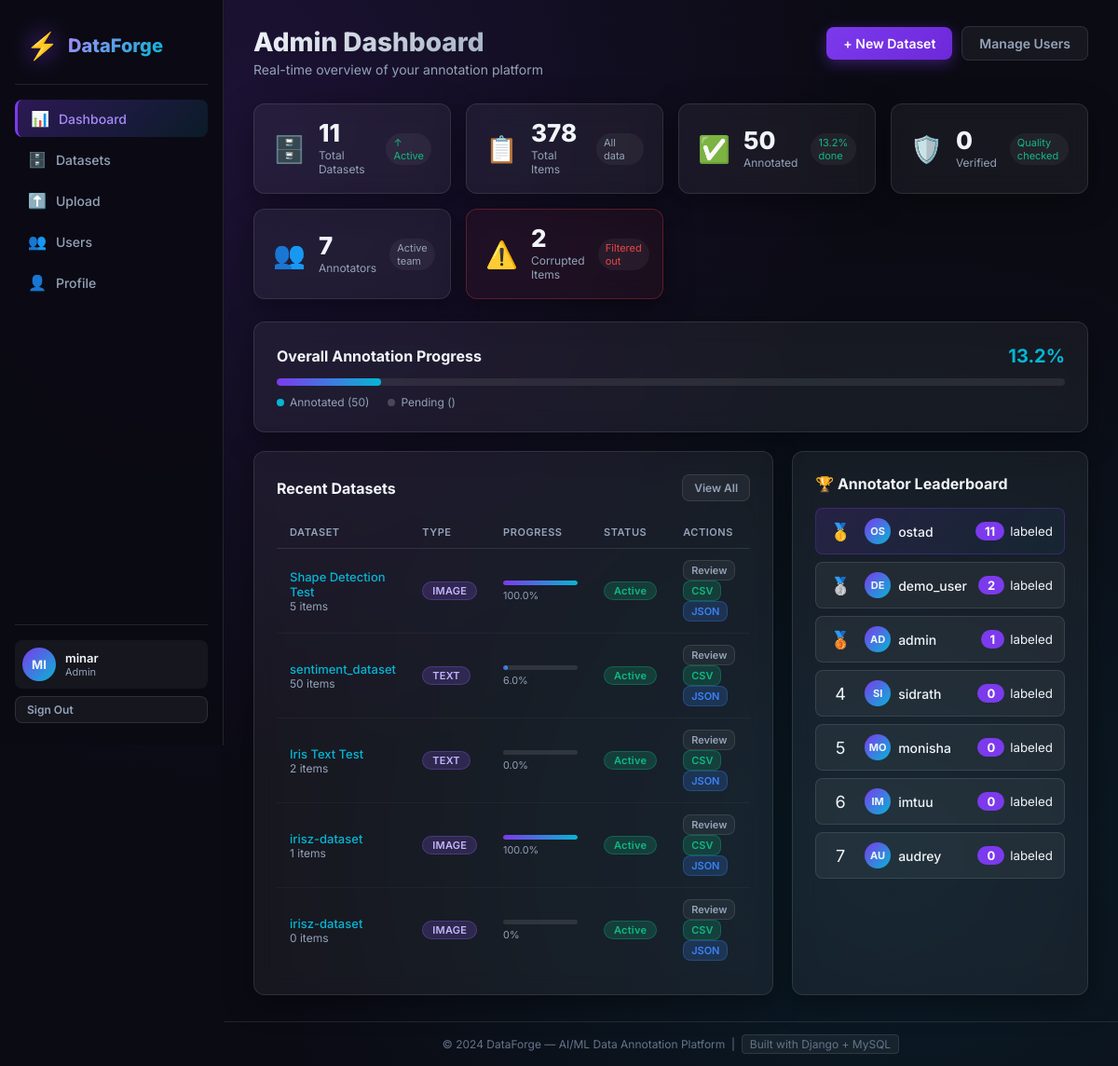
The app's page /dashboard/ (signed in) with its own data.
### apps/accounts/models.py (models this page shows, shortened)
class CustomUser(AbstractUser):
    ROLE_CHOICES = [
        ('admin', 'Admin'),
        ('annotator', 'Annotator'),
    ]
    role = models.CharField(max_length=20, choices=ROLE_CHOICES, default='annotator')
    bio = models.TextField(blank=True, null=True)
    avatar = models.ImageField(upload_to='avatars/', blank=True, null=True)
    is_active = models.BooleanField(default=True)
    def is_admin(self):
        return self.role == 'admin'

### apps/datasets/models.py (models this page shows, shortened)
class Dataset(models.Model):
    STATUS_CHOICES = [
        ('active', 'Active'),
        ('archived', 'Archived'),
        ('completed', 'Completed'),
    ]
    FILE_TYPE_CHOICES = [
        ('image', 'Image'),
        ('text', 'Text'),
    ]
    TASK_CHOICES = [
        ('classification', 'Classification'),
        ('object_detection', 'Object Detection'),
    ]
    name = models.CharField(max_length=255)
    description = models.TextField(blank=True)
    label_classes = models.JSONField(default=list, help_text='List of label class names e.g. ["cat","dog"]')
    file_type = models.CharField(max_length=20, choices=FILE_TYPE_CHOICES, default='image')
    annotation_task = models.CharField(max_length=30, choices=TASK_CHOICES, default='classification')
    uploaded_by = models.ForeignKey(
        settings.AUTH_USER_MODEL,
        on_delete=models.SET_NULL,
        null=True,
        related_name='datasets'
    )
    status = models.CharField(max_length=20, choices=STATUS_CHOICES, default='active')
    created_at = models.DateTimeField(auto_now_add=True)
    updated_at = models.DateTimeField(auto_now=True)
    class Meta:
        ordering = ['-created_at']
    def total_items(self):
        return self.items.count()
    def completed_items(self):
        return self.items.filter(status='done').count()
    def progress_percent(self):
        total = self.total_items()
        if total == 0:
            return 0
        return round((self.completed_items() / total) * 100, 1)

### apps/dashboard/views.py (the view)
# urls.py: path('', views.home, name='home'),
@login_required
def home(request):
    if request.user.is_admin():
        return admin_dashboard(request)
    return annotator_dashboard(request)

### templates/dashboard/admin_dashboard.html (shortened to what this page needs)
{% extends 'base.html' %}
{% block nav_dashboard %}active{% endblock %}
{% block content %}
<div class="page-header">
  <div class="page-header-content">
    <h1 class="page-title">Admin Dashboard</h1>
    <p class="page-subtitle">Real-time overview of your annotation platform</p>
  </div>
  <div class="page-actions">
    <a href="{% url 'datasets:upload' %}" class="btn btn-primary" id="new-dataset-btn">+ New Dataset</a>
    <a href="{% url 'accounts:user_list' %}" class="btn btn-ghost">Manage Users</a>
  </div>
</div>
<div class="stats-grid" id="stats-grid">
  <div class="stat-card glass-card" id="stat-datasets">
    <div class="stat-icon">🗄️</div>
    <div class="stat-body">
      <div class="stat-value" id="kpi-datasets">{{ total_datasets }}</div>
      <div class="stat-label">Total Datasets</div>
    </div>
    <div class="stat-trend up">↑ Active</div>
  </div>
  <div class="stat-card glass-card" id="stat-items">
    <div class="stat-icon">📋</div>
    <div class="stat-body">
      <div class="stat-value" id="kpi-items">{{ total_items }}</div>
      <div class="stat-label">Total Items</div>
    </div>
    <div class="stat-trend">All data</div>
  </div>
  <div class="stat-card glass-card" id="stat-annotated">
    <div class="stat-icon">✅</div>
    <div class="stat-body">
      <div class="stat-value" id="kpi-annotated">{{ total_annotated }}</div>
      <div class="stat-label">Annotated</div>
    </div>
    <div class="stat-trend up">{{ overall_progress }}% done</div>
  </div>
  <div class="stat-card glass-card" id="stat-verified">
    <div class="stat-icon">🛡️</div>
    <div class="stat-body">
      <div class="stat-value" id="kpi-verified">{{ total_verified }}</div>
      <div class="stat-label">Verified</div>
    </div>
    <div class="stat-trend up">Quality checked</div>
  </div>
  <div class="stat-card glass-card" id="stat-users">
    <div class="stat-icon">👥</div>
    <div class="stat-body">
      <div class="stat-value" id="kpi-users">{{ total_users }}</div>
      <div class="stat-label">Annotators</div>
    </div>
    <div class="stat-trend">Active team</div>
  </div>
  <div class="stat-card glass-card glass-card--danger" id="stat-corrupted">
    <div class="stat-icon">⚠️</div>
    <div class="stat-body">
      <div class="stat-value" id="kpi-corrupted">{{ total_corrupted }}</div>
      <div class="stat-label">Corrupted Items</div>
    </div>
    <div class="stat-trend down">Filtered out</div>
  </div>
</div>
<div class="glass-card progress-overview" id="progress-overview">
  <div class="card-header">
    <h3 class="card-title">Overall Annotation Progress</h3>
    <span class="progress-pct">{{ overall_progress }}%</span>
  </div>
  <div class="progress-bar-wrap">
    <div class="progress-bar" data-width="{{ overall_progress }}" style="--prog: {{ overall_progress }}%; width: var(--prog)" id="overall-progress-bar"></div>
  </div>
  <div class="progress-legend">
    <span class="legend-item"><span class="dot done"></span> Annotated ({{ total_annotated }})</span>
    <span class="legend-item"><span class="dot pending"></span> Pending ({{ total_items|add:"-"|add:total_annotated }})</span>
  </div>
</div>
<div class="dashboard-grid">
  <div class="glass-card dashboard-datasets" id="datasets-section">
    <div class="card-header">
      <h3 class="card-title">Recent Datasets</h3>
      <a href="{% url 'datasets:list' %}" class="btn btn-ghost btn-sm">View All</a>
    </div>
    <div class="table-wrap">
      <table class="data-table">
        <thead>
          <tr><th>Dataset</th><th>Type</th><th>Progress</th><th>Status</th><th>Actions</th></tr>
        </thead>
        <tbody>
          {% for ds in recent_datasets %}
          <tr>
            <td>
              <a href="{% url 'datasets:detail' ds.pk %}" class="link-highlight">{{ ds.name }}</a>
              <div class="text-muted text-sm">{{ ds.total_items }} items</div>
            </td>
            <td><span class="badge badge-type">{{ ds.file_type|upper }}</span></td>
            <td>
              <div class="mini-progress">
                <div class="mini-bar" style="--prog: {{ ds.progress_percent }}%; width: var(--prog)"></div>
              </div>
              <small class="text-muted">{{ ds.progress_percent }}%</small>
            </td>
            <td><span class="badge badge-{{ ds.status }}">{{ ds.status|title }}</span></td>
            <td>
              <a href="{% url 'annotations:review' ds.pk %}" class="btn btn-xs btn-ghost">Review</a>
              <a href="{% url 'export:export' ds.pk 'csv' %}" class="btn btn-xs btn-success">CSV</a>
              <a href="{% url 'export:export' ds.pk 'json' %}" class="btn btn-xs btn-info">JSON</a>
            </td>
          </tr>
          {% empty %}
          <tr><td colspan="5" class="text-center text-muted">No datasets yet. <a href="{% url 'datasets:upload' %}">Upload one!</a></td></tr>
          {% endfor %}
        </tbody>
      </table>
    </div>
  </div>
  <div class="glass-card dashboard-leaderboard" id="leaderboard-section">
    <div class="card-header">
      <h3 class="card-title">🏆 Annotator Leaderboard</h3>
    </div>
    <div class="leaderboard-list">
      {% for annotator in leaderboard %}
      <div class="leaderboard-row {% if forloop.first %}leaderboard-top{% endif %}">
        <div class="rank-badge">
          {% if forloop.counter == 1 %}🥇{% elif forloop.counter == 2 %}🥈{% elif forloop.counter == 3 %}🥉{% else %}{{ forloop.counter }}{% endif %}
        </div>
        <div class="leaderboard-user">
          {% if annotator.avatar %}
            <img src="{{ annotator.avatar.url }}" class="user-avatar-sm" alt="{{ annotator.username }}" />
          {% else %}
            <div class="user-initials sm">{{ annotator.username|slice:":2"|upper }}</div>
          {% endif %}
          <span>{{ annotator.username }}</span>
        </div>
        <div class="leaderboard-count">
          <span class="count-badge">{{ annotator.count }}</span>
          <small>labeled</small>
        </div>
      </div>
      {% empty %}
      <p class="text-muted text-center">No annotations yet.</p>
      {% endfor %}
    </div>
  </div>
</div>
{% endblock %}
{% block extra_js %}
{% load static %}
{% endblock %}

### templates/base.html (shortened to what this page needs)
<!DOCTYPE html>
<html lang="en">
<head>
  {% load static %}
  <link rel="stylesheet" href="{% static 'css/main.css' %}" />
</head>
<body>
  {% if user.is_authenticated %}
  <nav class="navbar" id="main-navbar">
    <div class="nav-brand">
      <div class="brand-icon">⚡</div>
      <span class="brand-name">DataForge</span>
    </div>
    <ul class="nav-links" id="nav-links">
      <li><a href="{% url 'dashboard:home' %}" class="nav-link {% block nav_dashboard %}{% endblock %}">
        <span class="nav-icon">📊</span> Dashboard
      </a></li>
      <li><a href="{% url 'datasets:list' %}" class="nav-link {% block nav_datasets %}{% endblock %}">
        <span class="nav-icon">🗄️</span> Datasets
      </a></li>
      <li><a href="{% url 'datasets:upload' %}" class="nav-link {% block nav_upload %}{% endblock %}">
        <span class="nav-icon">⬆️</span> Upload
      </a></li>
      {% if user.role == 'admin' %}
      <li><a href="{% url 'accounts:user_list' %}" class="nav-link {% block nav_users %}{% endblock %}">
        <span class="nav-icon">👥</span> Users
      </a></li>
      {% endif %}
      <li><a href="{% url 'accounts:profile' %}" class="nav-link {% block nav_profile %}{% endblock %}">
        <span class="nav-icon">👤</span> Profile
      </a></li>
    </ul>
    <div class="nav-user">
      <div class="user-badge" title="{{ user.role|title }}">
        {% if user.avatar %}
          <img src="{{ user.avatar.url }}" alt="Avatar" class="user-avatar-sm" />
        {% else %}
          <div class="user-initials">{{ user.username|slice:":2"|upper }}</div>
        {% endif %}
        <div class="user-info">
          <span class="user-name">{{ user.username }}</span>
          <span class="user-role role-{{ user.role }}">{{ user.role|title }}</span>
        </div>
      </div>
      <a href="{% url 'accounts:logout' %}" class="btn btn-ghost btn-sm" id="logout-btn">Sign Out</a>
    </div>
  </nav>
  {% endif %}
  <main class="main-content {% if not user.is_authenticated %}main-full{% endif %}">
    {% block content %}{% endblock %}
  </main>
  <footer class="site-footer">
    <p>© 2024 DataForge — AI/ML Data Annotation Platform &nbsp;|&nbsp;
      <span class="footer-badge">Built with Django + MySQL</span>
    </p>
  </footer>
</body>
</html>

### records on screen
CustomUser: username "MI", username "minar", role "Admin"
Dataset: name "Shape Detection Test", total_items "5", file_type "IMAGE", progress_percent "100.0", status "Active"
Dataset: name "sentiment_dataset", total_items "50", file_type "TEXT", progress_percent "6.0", status "Active"
Dataset: name "Iris Text Test", total_items "2", file_type "TEXT", progress_percent "0.0", status "Active"
Dataset: name "irisz-dataset", total_items "1", file_type "IMAGE", progress_percent "100.0", status "Active"
Dataset: name "irisz-dataset", total_items "0", file_type "IMAGE", progress_percent "0", status "Active"
CustomUser: username "OS", username "ostad", count "11"
CustomUser: username "DE", username "demo_user", count "2"
CustomUser: username "AD", username "admin", count "1"
CustomUser: username "SI", username "sidrath", count "0"
CustomUser: username "MO", username "monisha", count "0"
CustomUser: username "IM", username "imtuu", count "0"
CustomUser: username "AU", username "audrey", count "0"

### other values on screen
{{ total_datasets }} "11"
{{ total_items }} "378"
{{ total_annotated }} "50"
{{ overall_progress }} "13.2"
{{ total_verified }} "0"
{{ total_users }} "7"
{{ total_corrupted }} "2"
